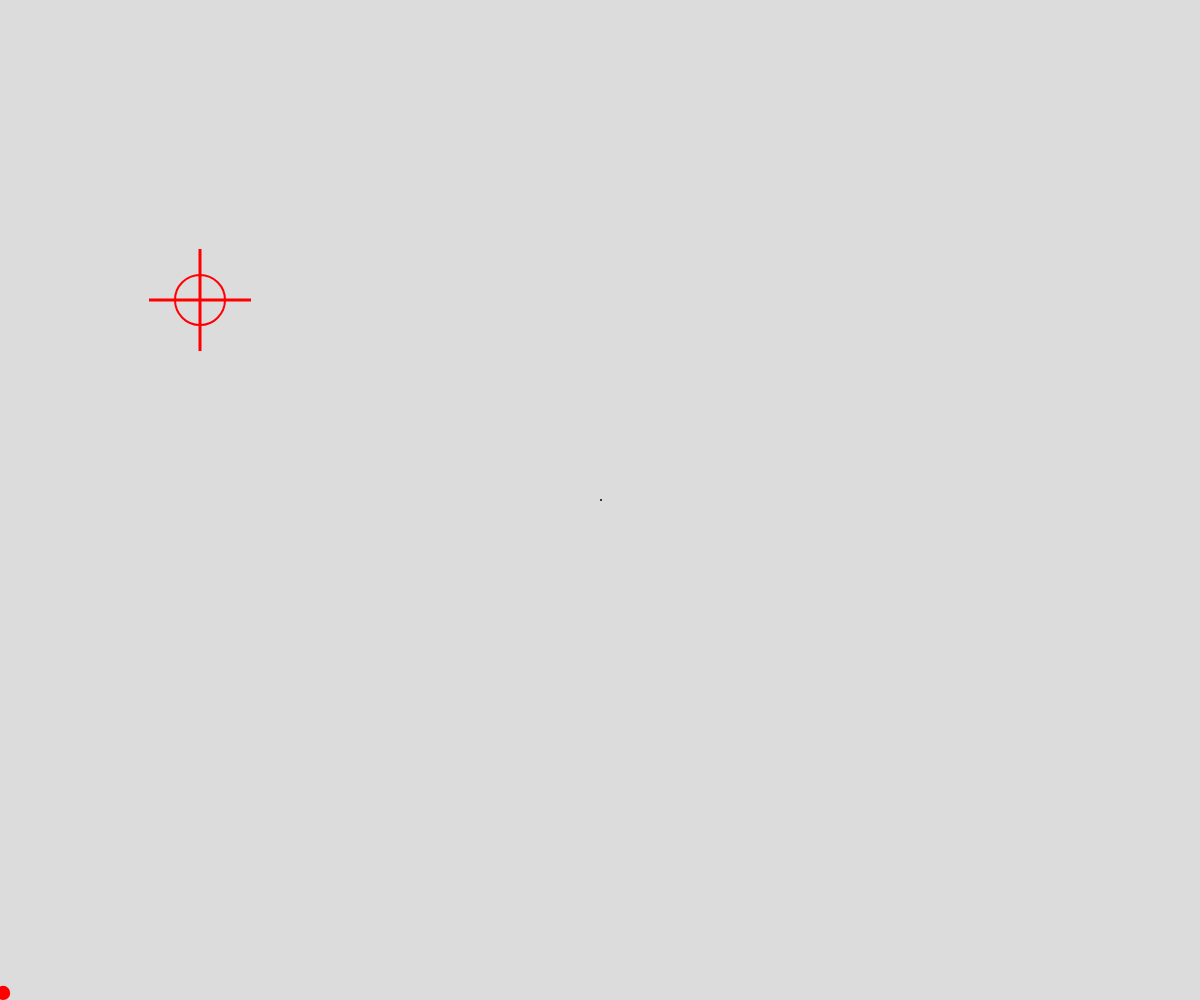
Frame 1 (no input)
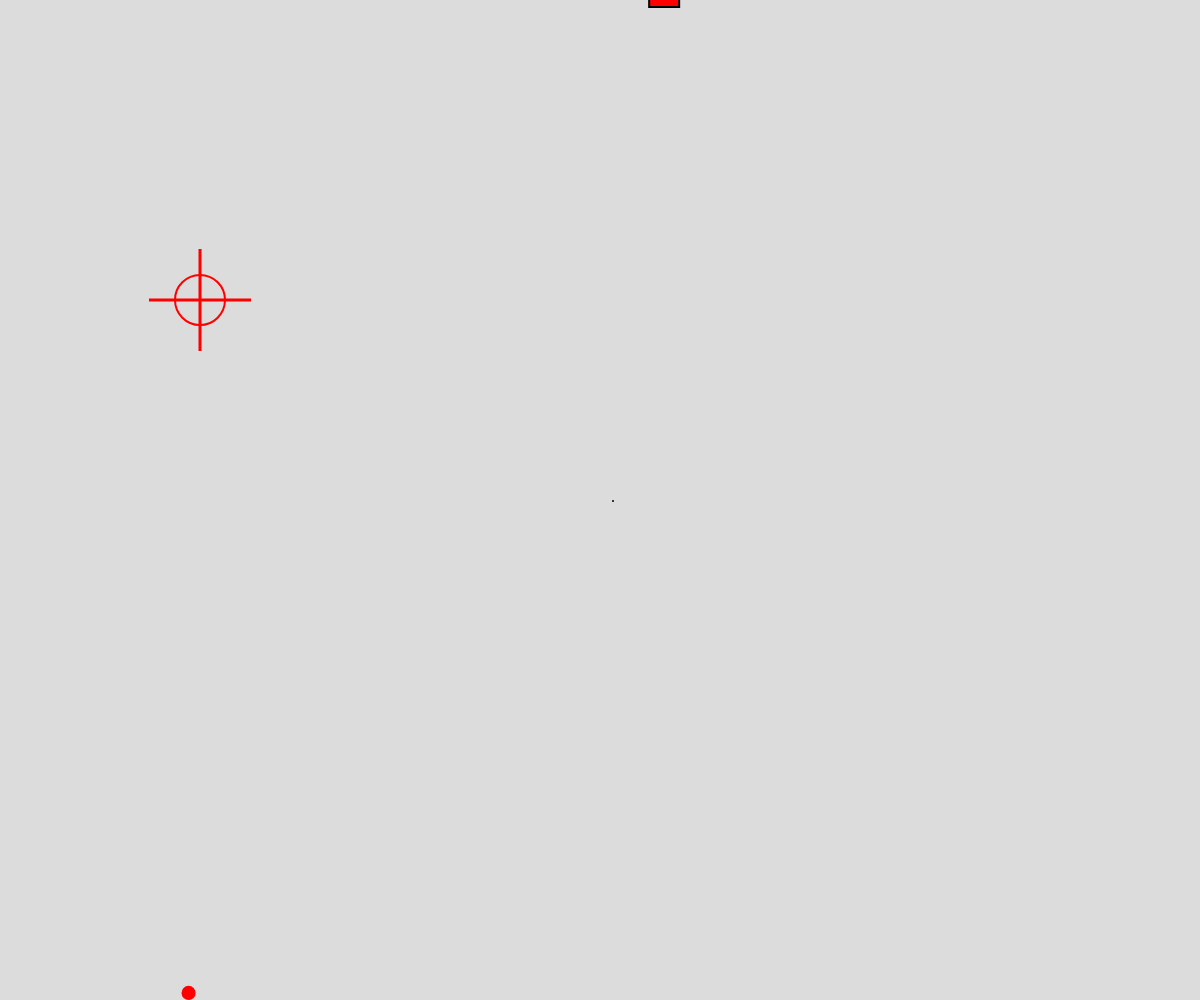
Frame 60 (no input)
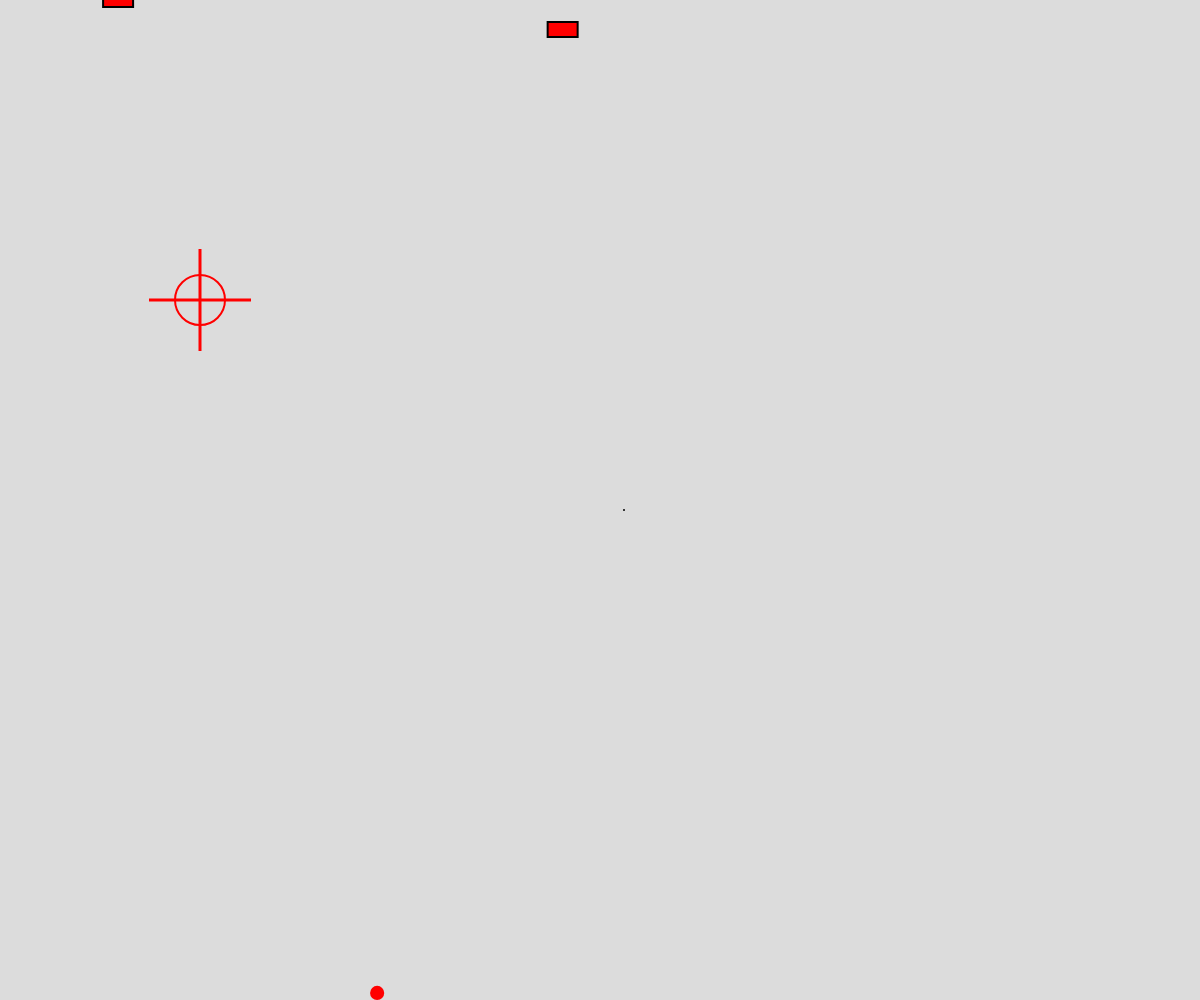
Frame 120 (the mouse pressed at the canvas centre since frame 60)

The p5.js sketch that drew these frames (run headless with seeded random() and noise() and a simulated clock; from frame 60 on, the mouse is pressed at the canvas centre):

// p5.js sketch
// ── sketch.js
let x;
let y;
let diameter = 25;
let people = [];
let leaves = [];
let windSpeed = 0;
let noisePos = 0; 
let windInc = 0.01;
let walker;
//let Person = [];

function windowResized(){
  resizeCanvas(windowWidth, windowHeight);
}
class Person {
  
  // where you define the traits of a Person *when they are first created* (what they are born with)
  
  constructor() {
    this.pos = createVector(0, height)
    this.speed = random(1, 4)
    this.size = random(10, 30);
    this.color = color(255, 0, 0)
    this.spawnedPerson = false;
  }
  
  // where you handle what a person will do based on their traits
  update() {
    this.pos.x += this.speed
    
    if(this.pos.x > width || this.pos.x < 0) {
      this.speed = -this.speed
      if(this.spawnedPerson == false) {
        people.push(new Person())
        this.spawnedPerson = true;
      }
      
    }
  }
  
  // draw the person based on their traits (which are ever-shifting based on the update methond)
  display() {
    //strokeWeight(0)
    noStroke()
    fill(this.color)
    ellipse(this.pos.x, this.pos.y - this.size/2, this.size)
  }
  
  
}
function setup() {
 
  createCanvas(windowWidth, windowHeight);
  people.push(new Person())
  x = random(width);
  y = random(height);
  xSpeed = 2;
  ySpeed = 3;
  walker = new Walker();
  
   myLeaf = new Leaf()
  myLeaf.drawLeaf();
  
}

function draw() {
   background(220);
  stroke(255, 0, 0);
  //stroke(255, 0, 0)
  strokeWeight(2)
  noFill()
  let size = 50
  ellipse(200, 300, size);
  rectMode(CENTER)
  rect(200, 300, 1, size*2);
  rect(200, 300, size*2, 1);
  
    for(let i = 0; i < people.length; i++) {
    let person = people[i]
    person.update()
    person.display()
      
       walker.step();
  walker.show();

  
  //console.log[windSpeed]
  
  //let wind = createVector(0.5, 0)

  // do something every 60 frames
  if(frameCount % 60 == 0) {
    leaves.push(new Leaf())
  }
  
  for(let i = 0; i < leaves.length; i++) {
    let leaf = leaves[i];
    
    leaf.update()
    leaf.drawLeaf()
  }
      
       }
  
//
}
 
  class Walker{
 constructor() {
    // Objects have data.
    this.x = width / 2;
    this.y = height / 2;
  }
    // Objects have methods.
  show() {
    stroke(0);
    point(this.x, this.y);
  }
    step() {
    let r = random(1);
    //{!2} A 40% chance of moving to the right
    if (r < 0.4) {
      this.x++;
    } else if (r < 0.6) {
      this.x--;
    } else if (r < 0.8) {
      this.y++;
    } else {
      this.y--; 
    }
  }
}

function mouseClicked() {
  
  leaves.push(new Leaf())
  
    

}



// this is a template, nothing in here happens until the object actually exists, which happens in other parts of the sketch.

class Leaf {
  constructor() {
    this.pos = createVector(random(width), -1)
    this.vel = createVector(0, 0.5)
    // this.noisePos += windInc;
    this.windSpeed = noise(noisePos) * 30;
    
    
  }
  
  update() {
    this.pos.add(this.vel)
    //this.pos.x+=map(sin(frameCount/20), -1, 1, -3, 3)
    this.vel.x+=map(sin(frameCount/20), -1, 1, -0.1, 0.1)
  }

   drawLeaf() {

    rect(this.pos.x, this.pos.y, 30, 15)
   }
}

// ── style.css
html, body {
  background-color: black;

  margin: 0;
  padding: 0;
}
canvas {
  display: block;;
}
